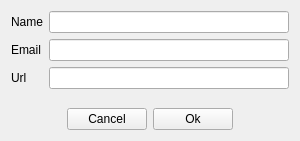
<?xml version="1.0" encoding="UTF-8"?>
<ui version="4.0">
 <class>SkyGuideAuthor</class>
 <widget class="QWidget" name="SkyGuideAuthor">
  <property name="geometry">
   <rect>
    <x>0</x>
    <y>0</y>
    <width>300</width>
    <height>141</height>
   </rect>
  </property>
  <property name="sizePolicy">
   <sizepolicy hsizetype="MinimumExpanding" vsizetype="Fixed">
    <horstretch>0</horstretch>
    <verstretch>0</verstretch>
   </sizepolicy>
  </property>
  <property name="windowTitle">
   <string>SkyGuide Writer</string>
  </property>
  <layout class="QGridLayout" name="gridLayout_5">
   <item row="0" column="1">
    <widget class="QLineEdit" name="fName"/>
   </item>
   <item row="2" column="1">
    <widget class="QLineEdit" name="fUrl"/>
   </item>
   <item row="1" column="0">
    <widget class="QLabel" name="lEmail">
     <property name="text">
      <string>Email</string>
     </property>
    </widget>
   </item>
   <item row="3" column="0" colspan="2">
    <spacer name="verticalSpacer">
     <property name="orientation">
      <enum>Qt::Vertical</enum>
     </property>
     <property name="sizeHint" stdset="0">
      <size>
       <width>20</width>
       <height>5</height>
      </size>
     </property>
    </spacer>
   </item>
   <item row="1" column="1">
    <widget class="QLineEdit" name="fEmail"/>
   </item>
   <item row="2" column="0">
    <widget class="QLabel" name="lUrl">
     <property name="text">
      <string>Url</string>
     </property>
    </widget>
   </item>
   <item row="0" column="0">
    <widget class="QLabel" name="lName">
     <property name="text">
      <string>Name</string>
     </property>
    </widget>
   </item>
   <item row="4" column="0" colspan="2">
    <layout class="QHBoxLayout" name="horizontalLayout">
     <item>
      <spacer name="horizontalSpacer">
       <property name="orientation">
        <enum>Qt::Horizontal</enum>
       </property>
       <property name="sizeHint" stdset="0">
        <size>
         <width>40</width>
         <height>20</height>
        </size>
       </property>
      </spacer>
     </item>
     <item>
      <widget class="QPushButton" name="bCancel">
       <property name="text">
        <string>Cancel</string>
       </property>
      </widget>
     </item>
     <item>
      <widget class="QPushButton" name="bOk">
       <property name="text">
        <string>Ok</string>
       </property>
      </widget>
     </item>
     <item>
      <spacer name="horizontalSpacer_2">
       <property name="orientation">
        <enum>Qt::Horizontal</enum>
       </property>
       <property name="sizeHint" stdset="0">
        <size>
         <width>40</width>
         <height>20</height>
        </size>
       </property>
      </spacer>
     </item>
    </layout>
   </item>
  </layout>
 </widget>
 <resources/>
 <connections/>
</ui>
